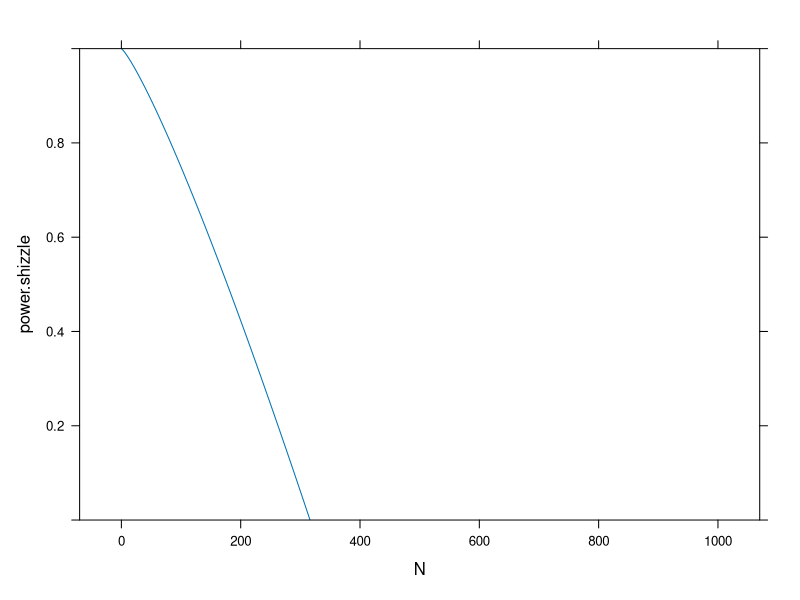

Here is the R script that generated this plot:
library("lattice")

# just to test our function
# relating flock size with 
# survival cost of migration

N <- seq(0,1000,1)

pow <- 1.2

max_migration_cost <- 1.0
migration_cost_decay <- 0
migration_cost_nonlinear_decay <- 0.001

power.shizzle <- max_migration_cost - migration_cost_decay * N - migration_cost_nonlinear_decay *   N^pow

print(
        xyplot(power.shizzle ~ N
                ,type="l"
                ,ylim=c(0,1)))
